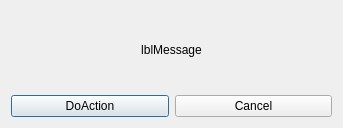
<?xml version="1.0" encoding="UTF-8"?>
<ui version="4.0">
 <class>PoweroffDialog</class>
 <widget class="QDialog" name="PoweroffDialog">
  <property name="windowModality">
   <enum>Qt::ApplicationModal</enum>
  </property>
  <property name="geometry">
   <rect>
    <x>0</x>
    <y>0</y>
    <width>343</width>
    <height>128</height>
   </rect>
  </property>
  <property name="windowTitle">
   <string>QWinFF</string>
  </property>
  <layout class="QVBoxLayout" name="verticalLayout">
   <item>
    <widget class="QLabel" name="lblMessage">
     <property name="text">
      <string notr="true">lblMessage</string>
     </property>
     <property name="alignment">
      <set>Qt::AlignCenter</set>
     </property>
    </widget>
   </item>
   <item>
    <layout class="QHBoxLayout" name="horizontalLayout">
     <item>
      <widget class="QPushButton" name="btnExecute">
       <property name="text">
        <string notr="true">DoAction</string>
       </property>
      </widget>
     </item>
     <item>
      <widget class="QPushButton" name="btnCancel">
       <property name="text">
        <string>Cancel</string>
       </property>
       <property name="icon">
        <iconset resource="../images.qrc">
         <normaloff>:/actions/icons/dialog_cancel.png</normaloff>:/actions/icons/dialog_cancel.png</iconset>
       </property>
      </widget>
     </item>
    </layout>
   </item>
  </layout>
 </widget>
 <resources>
  <include location="../images.qrc"/>
 </resources>
 <connections/>
</ui>
